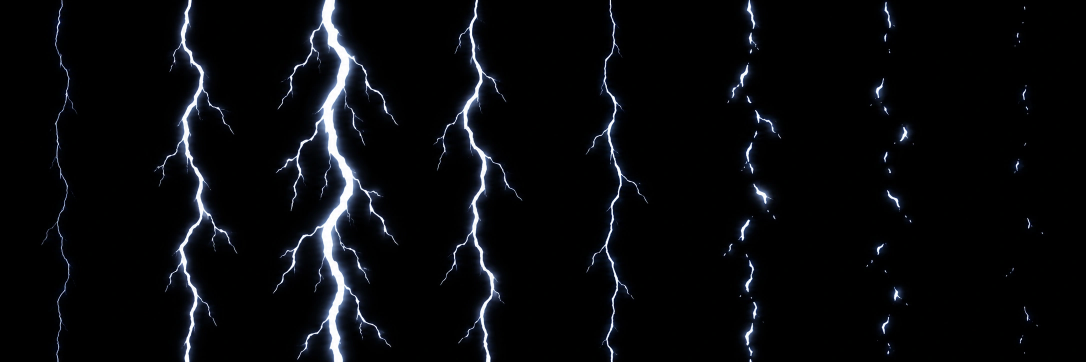
#> input picture creative/_fx/bolt-sheet/raw.webp, 2172 x 724 px, given in place of raw.webp_src.png, which was not available (shown at 1/2 size)
$ python cut-clone-rows.py ../creative/_fx/bolt-sheet/raw.webp
#> lines starting #> are read from the running program, lines starting #| are printed output that depends on the picture; after the words box and inside, x2 and y2 are one past the last pixel; in counts of white or black regions, pixels touching at a corner belong together; pictures that were not available may be replaced by others from this repository, and a replacement may not be noted
# -*- coding: utf-8 -*-
r"""캐릭터 시트 한 장(3줄 x 3컷) -> 동작별 raw 세 장.

    C:\ComfyUI\.venv\Scripts\python.exe scripts/cut-clone-rows.py kakashi

생성은 한 장에 여러 줄로 받는다 (한 번에 뽑아야 캐릭터가 일관된다).
조립기는 한 줄을 기대하므로 여기서 줄을 갈라 준다.
"""
import sys
import numpy as np
from PIL import Image
from scipy import ndimage as nd
import os
FX_WORK = os.environ.get('DDONG_FX_WORK', 'C:/Users/user/ddong-fx-work')  # 생성 원본·작업물 (저장소 밖)

DIR = f'{FX_WORK}/heidi-puyo'
ACTIONS = ['wall', 'throw', 'dash']
MIN_ISLAND = 4000
PAD = 60


def strip_checker(a):
    """**체커보드를 배경으로 벗긴다.**

    생성 모델이 "투명 배경"을 그림으로 이해해서 **회색/흰색 체커 무늬를 실제 픽셀로**
    그려 보내는 일이 있다. 그러면 알파가 전부 불투명이라 모든 칸이 체커를 통해
    한 덩어리로 이어지고, 섬이 1개로 잡힌다.

    테두리에서 가장 흔한 **두 색**(체커의 두 칸)을 배경으로 보고, 거기에 가까우면서
    **바깥에 연결된** 덩어리만 지운다. 색 거리로 전역 판정하면 그림 한가운데의
    흰 털까지 날아간다 (참새·뿌요에서 겪은 그 실수다).
    """
    if (a[:, :, 3] < 250).any():
        return a                                  # 진짜 알파가 있으면 그대로 둔다
    rgb = a[:, :, :3].astype(np.int16)
    # 체커는 **무채색이고 밝다** (흰 칸 + 회색 칸). 색 하나로 잡으면 안 된다 —
    # JPEG 로 뭉개져 흰 칸이 250~255, 회색 칸이 174~204 로 퍼져 있다.
    # 개의 흰 털도 같은 조건에 걸리지만, **바깥에 연결된 것만** 지우므로 안전하다
    # (털은 어두운 외곽선에 둘러싸여 바깥과 안 이어진다)
    spread = rgb.max(axis=2) - rgb.min(axis=2)
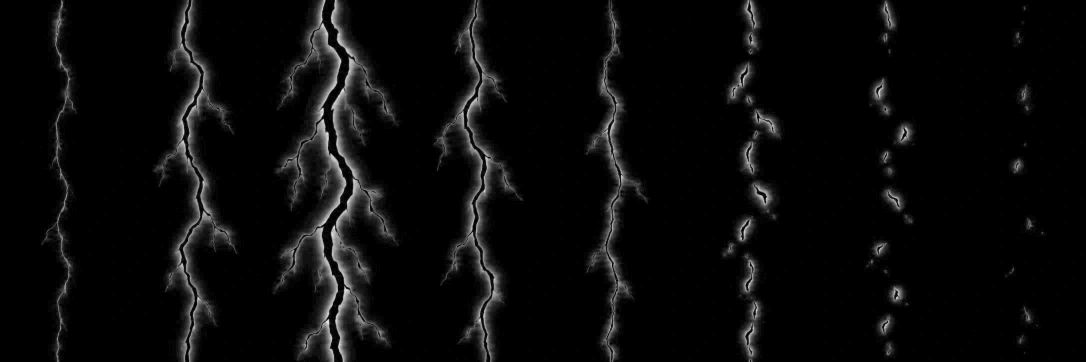
#> spread: shape (724, 2172) int16 (shown at 1/2 size); min 0, max 86, mean 3.5; drawn with min black and max white
    near = (spread <= 14) & (rgb.mean(axis=2) >= 150)
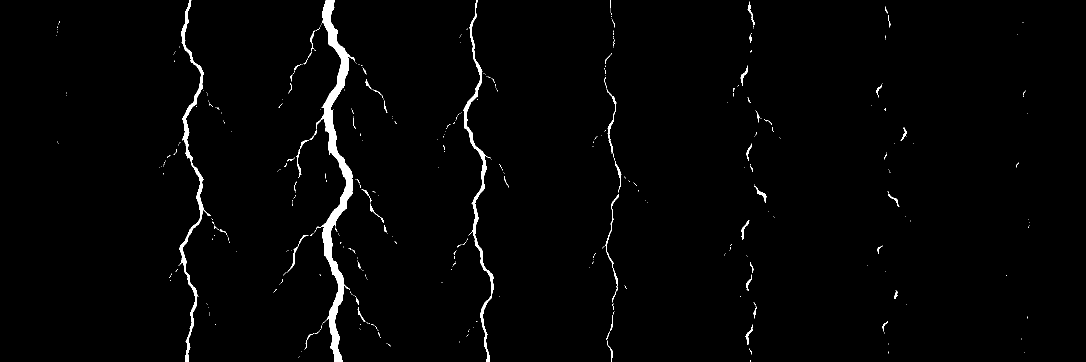
#> near: shape (724, 2172) bool (shown at 1/2 size); 1.6% white; 415 white regions (358 under 20 px), largest, box (x1, y1, x2, y2) and area: (632, 0, 710, 724) 11855, (357, 0, 422, 724) 4336, (926, 0, 988, 724) 3830
    # **닫기 연산을 쓰지 않는다.** `binary_closing` 은 배열 바깥을 0 으로 보고 침식해
    # 테두리 한 줄을 깎는다 — 그 줄이 바로 '바깥'을 찾는 기준이라 통째로 헛돈다
    lab, _ = nd.label(near)
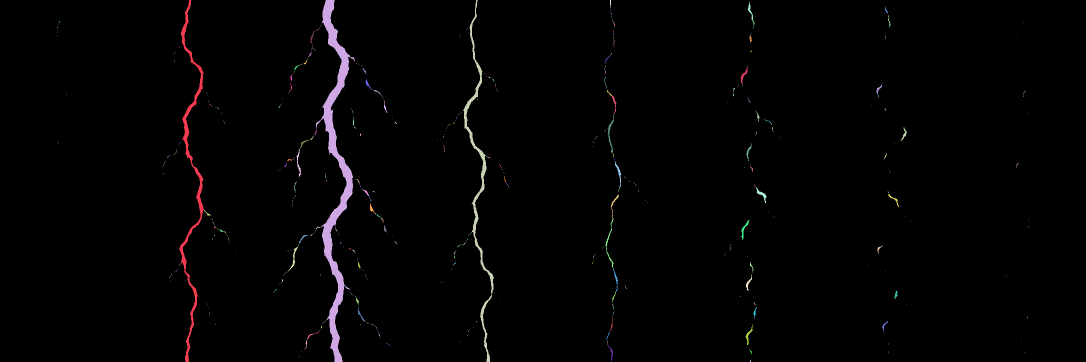
#> lab: shape (724, 2172) int32 (shown at 1/2 size); 724 distinct labels, from 0 to 723; one colour per label, 0 black
    keep = set(lab[0].tolist()) | set(lab[-1].tolist()) | set(lab[:, 0].tolist())         | set(lab[:, -1].tolist())
#> keep = 7 items
    keep.discard(0)
    outside = np.isin(lab, list(keep))
#> outside: shape (724, 2172) bool; 1.3% white; 6 white regions (1 under 20 px), largest, box (x1, y1, x2, y2) and area: (632, 0, 710, 724) 11824, (358, 0, 408, 724) 4297, (926, 0, 988, 724) 3808, (1216, 691, 1226, 724) 67, (1220, 0, 1222, 16) 26
    out = a.copy()
    out[:, :, 3] = np.where(outside, 0, 255)
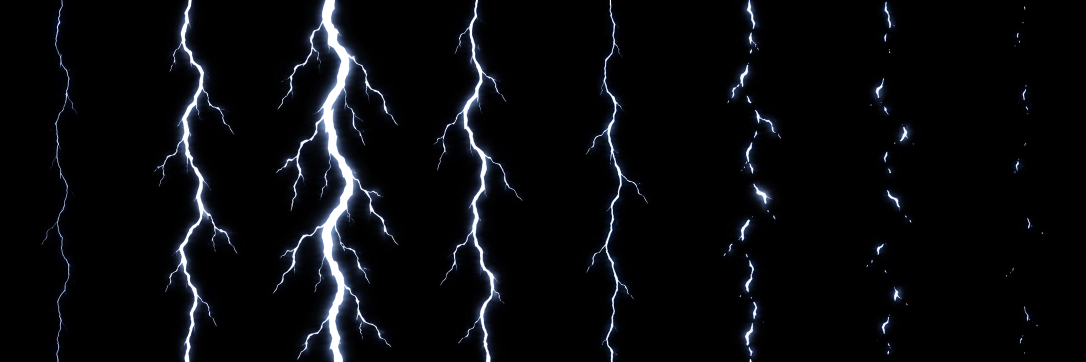
#> out: shape (724, 2172, 4) (shown at 1/2 size); mean R, G, B, A 8.6, 9.7, 12.1, 251.8; transparent parts drawn white
    print(f'  체커보드를 벗겼다 (지운 비율 {outside.mean() * 100:.0f}%)')
#|   체커보드를 벗겼다 (지운 비율 1%)
    return out


def main():
    # cut-clone-rows.py <name> [--actions wall,throw,dash] [--cuts 3] [--tag fin]
    #   --tag 는 원본 파일 이름과 출력 동작 이름에 붙는다 (마무리 기술 시트처럼
    #   3줄 묶음이 아니라 한 줄짜리를 따로 받을 때 쓴다)
    args = sys.argv[1:]
    name = args[0]
    def opt(k, d):
        return args[args.index(k) + 1] if k in args else d
    actions = opt('--actions', ','.join(ACTIONS)).split(',')
    # --cuts 는 줄마다 다를 수 있다 (예: idle 4 / crouch 3 / jump 3 -> "4,3,3").
    # 하나만 주면 모든 줄에 같은 값을 쓴다
    cut_list = [int(v) for v in opt('--cuts', '3').split(',')]
    if len(cut_list) == 1:
        cut_list = cut_list * len(actions)
    tag = opt('--tag', '')
    src = f'{DIR}/{name}{("_" + tag) if tag else ""}_src.png'
    a = strip_checker(np.array(Image.open(src).convert('RGBA')))
    solid = a[:, :, 3] > 24
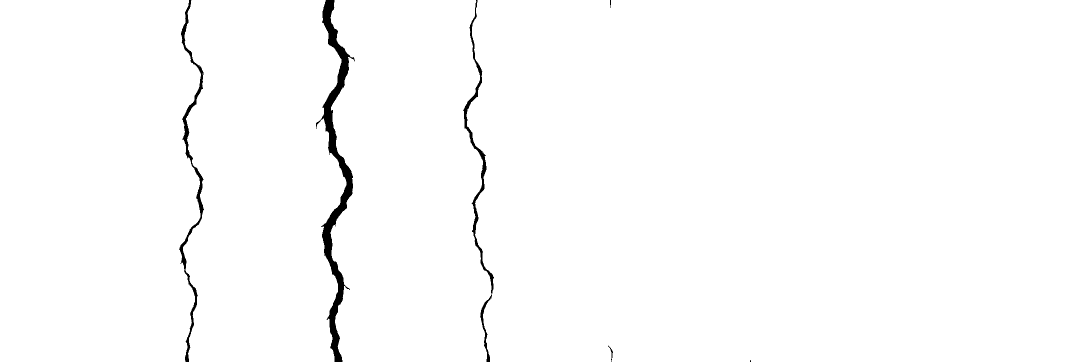
#> solid: shape (724, 2172) bool (shown at 1/2 size); 98.7% white; 6 black regions (1 under 20 px), largest, box (x1, y1, x2, y2) and area: (632, 0, 710, 724) 11824, (358, 0, 408, 724) 4297, (926, 0, 988, 724) 3808, (1216, 691, 1226, 724) 67, (1220, 0, 1222, 16) 26
    lab, n = nd.label(solid)
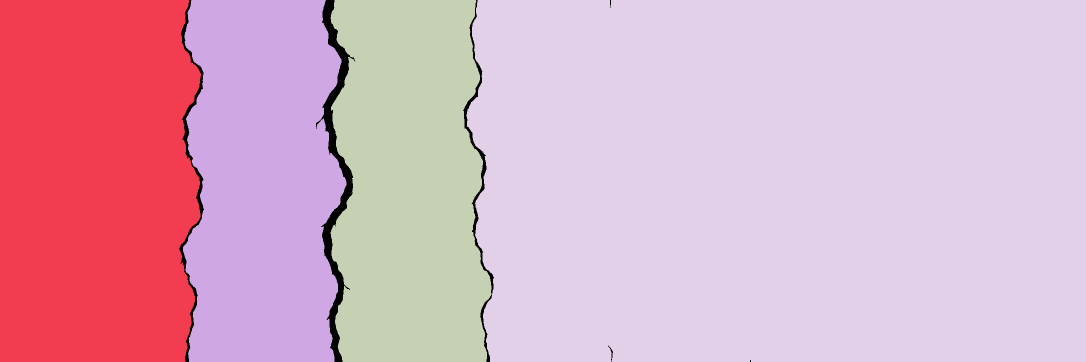
#> lab: shape (724, 2172) int32 (shown at 1/2 size); 8 distinct labels, from 0 to 7; one colour per label, 0 black
#> n = 7
    sz = nd.sum(solid, lab, range(1, n + 1))
#> sz = [274900, 200871, 199503, 877221, 1, 2, 1]
    H = a.shape[0]
#> H = 724
    rows = [[] for _ in actions]
    for k in range(1, n + 1):
        if sz[k - 1] < MIN_ISLAND:
            continue
        ys, xs = np.where(lab == k)
        cy = (ys.min() + ys.max()) / 2
        rows[min(len(actions) - 1, int(cy * len(actions) // H))].append(
            (int(xs.min()), int(ys.min()), int(xs.max()) + 1, int(ys.max()) + 1))
    for r in rows:
        r.sort(key=lambda b: b[0])

    for act, boxes, cuts in zip(actions, rows, cut_list):
        if len(boxes) != cuts:
            print(f'  ** {act}: 칸이 {len(boxes)}개다 ({cuts}이어야 한다). 줄이 섞였을 수 있다')
        if not boxes:
            continue
        hgt = max(y1 - y0 for _, y0, _, y1 in boxes) + PAD * 2
        wid = sum(x1 - x0 for x0, _, x1, _ in boxes) + PAD * (len(boxes) + 1)
        out = np.zeros((hgt, wid, 4), np.uint8)
        x = PAD
        for x0, y0, x1, y1 in boxes:
            h, w = y1 - y0, x1 - x0
            cell = np.dstack([a[y0:y1, x0:x1, :3],
                              (solid[y0:y1, x0:x1] * 255).astype(np.uint8)])
            out[(hgt - h) // 2:(hgt - h) // 2 + h, x:x + w] = cell
            x += w + PAD
        dst = f'{DIR}/{name}{act}_v7_raw.png'
        Image.fromarray(out, 'RGBA').save(dst)
        print(f'  {act}: {len(boxes)}칸 -> {dst}')
#> this loop made 3 passes
#> pass 2, in main, `Image.fromarray(out, 'RGBA').save(dst)`:
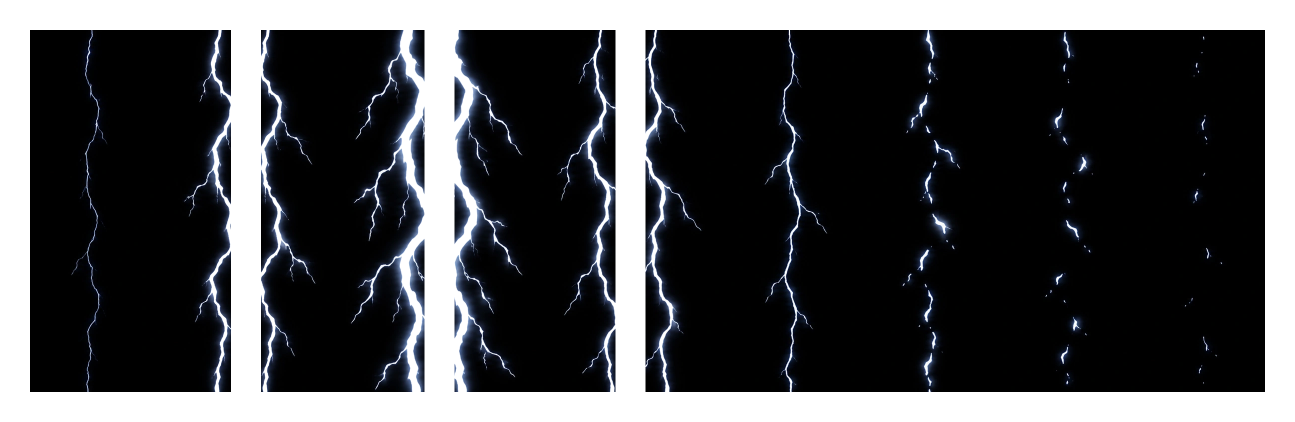
#> saved as raw.webpthrow_v7_raw.png: PIL image 2590x844 RGBA (shown at 1/2 size); mean R, G, B, A 9, 10, 12.2, 189.3; transparent parts drawn white


if __name__ == '__main__':
    main()
